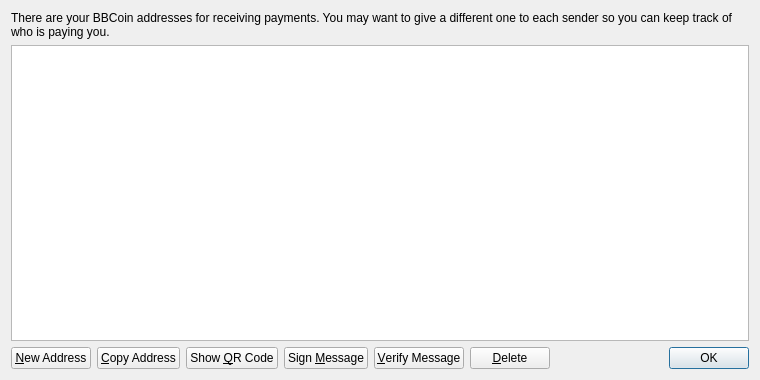
<?xml version="1.0" encoding="UTF-8"?>
<ui version="4.0">
 <class>AddressBookPage</class>
 <widget class="QWidget" name="AddressBookPage">
  <property name="geometry">
   <rect>
    <x>0</x>
    <y>0</y>
    <width>760</width>
    <height>380</height>
   </rect>
  </property>
  <property name="windowTitle">
   <string>Address Book</string>
  </property>
  <layout class="QVBoxLayout" name="verticalLayout">
   <item>
    <widget class="QLabel" name="labelExplanation">
     <property name="text">
      <string>There are your BBCoin addresses for receiving payments. You may want to give a different one to each sender so you can keep track of who is paying you.</string>
     </property>
     <property name="textFormat">
      <enum>Qt::PlainText</enum>
     </property>
     <property name="wordWrap">
      <bool>true</bool>
     </property>
    </widget>
   </item>
   <item>
    <widget class="QTableView" name="tableView">
     <property name="contextMenuPolicy">
      <enum>Qt::CustomContextMenu</enum>
     </property>
     <property name="toolTip">
      <string>Double-click to edit address or label</string>
     </property>
     <property name="tabKeyNavigation">
      <bool>false</bool>
     </property>
     <property name="alternatingRowColors">
      <bool>true</bool>
     </property>
     <property name="selectionMode">
      <enum>QAbstractItemView::SingleSelection</enum>
     </property>
     <property name="selectionBehavior">
      <enum>QAbstractItemView::SelectRows</enum>
     </property>
     <property name="sortingEnabled">
      <bool>true</bool>
     </property>
     <attribute name="verticalHeaderVisible">
      <bool>false</bool>
     </attribute>
    </widget>
   </item>
   <item>
    <layout class="QHBoxLayout" name="horizontalLayout">
     <item>
      <widget class="QPushButton" name="newAddressButton">
       <property name="toolTip">
        <string>Create a new address</string>
       </property>
       <property name="text">
        <string>&amp;New Address</string>
       </property>
       <property name="icon">
        <iconset resource="../bitcoin.qrc">
         <normaloff>:/icons/add</normaloff>:/icons/add</iconset>
       </property>
      </widget>
     </item>
     <item>
      <widget class="QPushButton" name="copyToClipboard">
       <property name="toolTip">
        <string>Copy the currently selected address to the system clipboard</string>
       </property>
       <property name="text">
        <string>&amp;Copy Address</string>
       </property>
       <property name="icon">
        <iconset resource="../bitcoin.qrc">
         <normaloff>:/icons/editcopy</normaloff>:/icons/editcopy</iconset>
       </property>
      </widget>
     </item>
     <item>
      <widget class="QPushButton" name="showQRCode">
       <property name="text">
        <string>Show &amp;QR Code</string>
       </property>
       <property name="icon">
        <iconset resource="../bitcoin.qrc">
         <normaloff>:/icons/qrcode</normaloff>:/icons/qrcode</iconset>
       </property>
      </widget>
     </item>
     <item>
      <widget class="QPushButton" name="signMessage">
       <property name="toolTip">
        <string>Sign a message to prove you own a BBCoin address</string>
       </property>
       <property name="text">
        <string>Sign &amp;Message</string>
       </property>
       <property name="icon">
        <iconset resource="../bitcoin.qrc">
         <normaloff>:/icons/edit</normaloff>:/icons/edit</iconset>
       </property>
      </widget>
     </item>
     <item>
      <widget class="QPushButton" name="verifyMessage">
       <property name="toolTip">
        <string>Verify a message to ensure it was signed with a specified BBCoin address</string>
       </property>
       <property name="text">
        <string>&amp;Verify Message</string>
       </property>
       <property name="icon">
        <iconset resource="../bitcoin.qrc">
         <normaloff>:/icons/transaction_0</normaloff>:/icons/transaction_0</iconset>
       </property>
      </widget>
     </item>
     <item>
      <widget class="QPushButton" name="deleteButton">
       <property name="toolTip">
        <string>Delete the currently selected address from the list</string>
       </property>
       <property name="text">
        <string>&amp;Delete</string>
       </property>
       <property name="icon">
        <iconset resource="../bitcoin.qrc">
         <normaloff>:/icons/remove</normaloff>:/icons/remove</iconset>
       </property>
      </widget>
     </item>
     <item>
      <spacer name="horizontalSpacer">
       <property name="orientation">
        <enum>Qt::Horizontal</enum>
       </property>
       <property name="sizeHint" stdset="0">
        <size>
         <width>40</width>
         <height>20</height>
        </size>
       </property>
      </spacer>
     </item>
     <item>
      <widget class="QDialogButtonBox" name="buttonBox">
       <property name="sizePolicy">
        <sizepolicy hsizetype="Maximum" vsizetype="Fixed">
         <horstretch>0</horstretch>
         <verstretch>0</verstretch>
        </sizepolicy>
       </property>
       <property name="standardButtons">
        <set>QDialogButtonBox::Ok</set>
       </property>
      </widget>
     </item>
    </layout>
   </item>
  </layout>
 </widget>
 <resources>
  <include location="../bitcoin.qrc"/>
 </resources>
 <connections/>
</ui>
